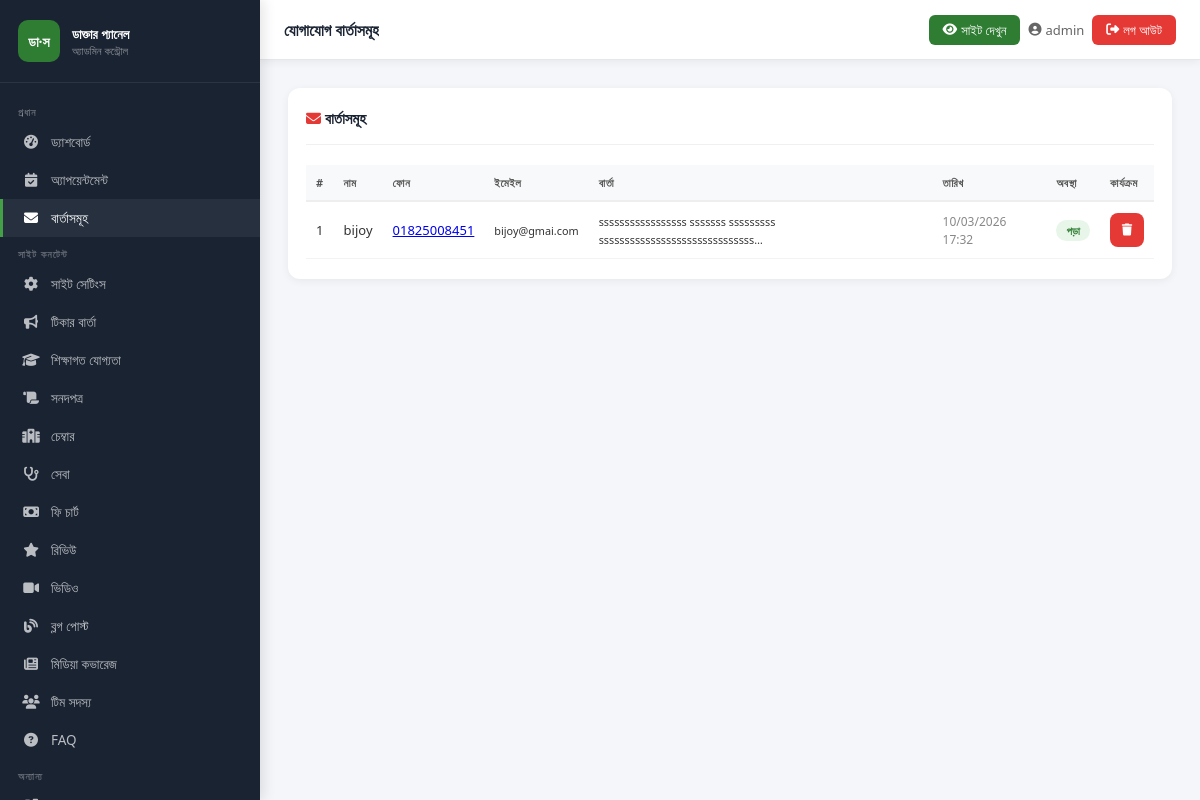
Page /admin-panel/messages/ (signed in) on the committed database.
### core/models.py (models this page shows, shortened)
class ContactMessage(models.Model):
    name = models.CharField(max_length=200)
    phone = models.CharField(max_length=20)
    email = models.EmailField(blank=True)
    message = models.TextField()
    is_read = models.BooleanField(default=False)
    created_at = models.DateTimeField(auto_now_add=True)
    class Meta:
        ordering = ['-created_at']
        verbose_name = 'যোগাযোগ বার্তা'

### core/admin_views.py (the view, shortened to what this page needs)
# urls.py: path('messages/', av.manage_messages, name='admin_messages'),
@login_required(login_url='/admin-panel/login/')
def manage_messages(request):
    msgs = ContactMessage.objects.all()
    return render(request, 'admin_panel/messages.html', {'messages_list': msgs})

### core/context_processors.py (called while the page is built)
def site_settings(request):
    try:
        settings = SiteSettings.objects.first()
        if not settings:
            settings = SiteSettings()
    except Exception:
        settings = SiteSettings()
    return {'site': settings}

### templates/admin_panel/messages.html (shortened to what this page needs)
{% extends "admin_panel/base_admin.html" %}
{% block page_title %}যোগাযোগ বার্তাসমূহ{% endblock %}
{% block nav_messages %}active{% endblock %}
{% block content %}
<div class="card">
  <div class="card__header">
    <span class="card__title"><i class="fas fa-envelope" style="color:#e53935"></i> বার্তাসমূহ</span>
  </div>
  {% if messages_list %}
  <div style="overflow-x:auto">
  <table class="tbl">
    <thead><tr><th>#</th><th>নাম</th><th>ফোন</th><th>ইমেইল</th><th>বার্তা</th><th>তারিখ</th><th>অবস্থা</th><th>কার্যক্রম</th></tr></thead>
    <tbody>
      {% for msg in messages_list %}
      <tr {% if not msg.is_read %}style="background:#fffde7;font-weight:600"{% endif %}>
        <td>{{ msg.pk }}</td>
        <td>{{ msg.name }}</td>
        <td><a href="tel:{{ msg.phone }}">{{ msg.phone }}</a></td>
        <td><small>{{ msg.email|default:"—" }}</small></td>
        <td><small>{{ msg.message|truncatechars:80 }}</small></td>
        <td><small class="text-muted">{{ msg.created_at|date:"d/m/Y H:i" }}</small></td>
        <td>{% if msg.is_read %}<span class="badge badge-success">পড়া</span>{% else %}<span class="badge badge-warning">অপঠিত</span>{% endif %}</td>
        <td>
          <div class="action-buttons">
            <form method="POST" style="display:inline" onsubmit="return confirm('মুছবেন?')"><button type="submit" class="btn btn-danger btn-sm btn-icon"><i class="fas fa-trash"></i></button></form>
          </div>
        </td>
      </tr>
      {% endfor %}
    </tbody>
  </table>
  </div>
  {% else %}
  <div class="empty-state"><i class="fas fa-envelope"></i><p>কোনো বার্তা নেই।</p></div>
  {% endif %}
</div>
{% endblock %}

### templates/admin_panel/base_admin.html (shortened to what this page needs)
<!DOCTYPE html>
<html lang="bn">
<head>
  <link rel="stylesheet" href="https://cdnjs.cloudflare.com/ajax/libs/font-awesome/6.5.0/css/all.min.css">
  {% load static %}
</head>
<body>
<aside class="sidebar" id="sidebar">
  <div class="sidebar__brand">
    <div class="sidebar__brand-icon">ডা·স</div>
    <div class="sidebar__brand-text">
      <h3>ডাক্তার প্যানেল</h3>
      <p>অ্যাডমিন কন্ট্রোল</p>
    </div>
  </div>
  <nav class="sidebar__nav">
    <div class="nav-section-label">প্রধান</div>
    <a href="{% url 'admin_dashboard' %}" class="sidebar__link {% block nav_dashboard %}{% endblock %}"><i class="fas fa-tachometer-alt"></i> ড্যাশবোর্ড</a>
    <a href="{% url 'admin_appointments' %}" class="sidebar__link {% block nav_appointments %}{% endblock %}"><i class="fas fa-calendar-check"></i> অ্যাপয়েন্টমেন্ট</a>
    <a href="{% url 'admin_messages' %}" class="sidebar__link {% block nav_messages %}{% endblock %}"><i class="fas fa-envelope"></i> বার্তাসমূহ</a>
    <div class="nav-section-label">সাইট কনটেন্ট</div>
    <a href="{% url 'admin_site_settings' %}" class="sidebar__link {% block nav_settings %}{% endblock %}"><i class="fas fa-cog"></i> সাইট সেটিংস</a>
    <a href="{% url 'admin_tickers' %}" class="sidebar__link {% block nav_tickers %}{% endblock %}"><i class="fas fa-bullhorn"></i> টিকার বার্তা</a>
    <a href="{% url 'admin_qualifications' %}" class="sidebar__link {% block nav_qualifications %}{% endblock %}"><i class="fas fa-graduation-cap"></i> শিক্ষাগত যোগ্যতা</a>
    <a href="{% url 'admin_certificates' %}" class="sidebar__link {% block nav_certificates %}{% endblock %}"><i class="fas fa-scroll"></i> সনদপত্র</a>
    <a href="{% url 'admin_chambers' %}" class="sidebar__link {% block nav_chambers %}{% endblock %}"><i class="fas fa-hospital-alt"></i> চেম্বার</a>
    <a href="{% url 'admin_services' %}" class="sidebar__link {% block nav_services %}{% endblock %}"><i class="fas fa-stethoscope"></i> সেবা</a>
    <a href="{% url 'admin_fees' %}" class="sidebar__link {% block nav_fees %}{% endblock %}"><i class="fas fa-money-bill"></i> ফি চার্ট</a>
    <a href="{% url 'admin_reviews' %}" class="sidebar__link {% block nav_reviews %}{% endblock %}"><i class="fas fa-star"></i> রিভিউ</a>
    <a href="{% url 'admin_videos' %}" class="sidebar__link {% block nav_videos %}{% endblock %}"><i class="fas fa-video"></i> ভিডিও</a>
    <a href="{% url 'admin_blogs' %}" class="sidebar__link {% block nav_blogs %}{% endblock %}"><i class="fas fa-blog"></i> ব্লগ পোস্ট</a>
    <a href="{% url 'admin_media' %}" class="sidebar__link {% block nav_media %}{% endblock %}"><i class="fas fa-newspaper"></i> মিডিয়া কভারেজ</a>
    <a href="{% url 'admin_team' %}" class="sidebar__link {% block nav_team %}{% endblock %}"><i class="fas fa-users"></i> টিম সদস্য</a>
    <a href="{% url 'admin_faqs' %}" class="sidebar__link {% block nav_faqs %}{% endblock %}"><i class="fas fa-question-circle"></i> FAQ</a>
    <div class="nav-section-label">অন্যান্য</div>
    <a href="/" target="_blank" class="sidebar__link"> সাইট দেখুন</a>
  </nav>
</aside>
<div class="topbar">
  <div style="display:flex; align-items:center; gap:8px;">
    <span class="topbar__title">{% block page_title %}ড্যাশবোর্ড{% endblock %}</span>
  </div>
  <div class="topbar__right">
    <a href="/" target="_blank" class="view-site-btn"><i class="fas fa-eye"></i> <span class="hide-xs">সাইট দেখুন</span></a>
    <span class="topbar__user"><i class="fas fa-user-circle"></i> <span class="hide-sm">{{ request.user.username }}</span></span>
    <a href="{% url 'admin_logout' %}" class="topbar__logout"><i class="fas fa-sign-out-alt"></i> <span class="hide-xs">লগ আউট</span></a>
  </div>
</div>
<main class="main-content">
  {% block content %}{% endblock %}
</main>
</body>
</html>

### rows in the picture
ContactMessage: pk "1", name "bijoy", phone "01825008451", email "bijoy@gmai.com", message "sssssssssssssssss sssssss sssssssss ssssssssssssssssssssssssssssss…", created_at "10/03/2026 17:32", is_read "পড়া"

### other values in the picture
{{ request.user.username }} "admin"
